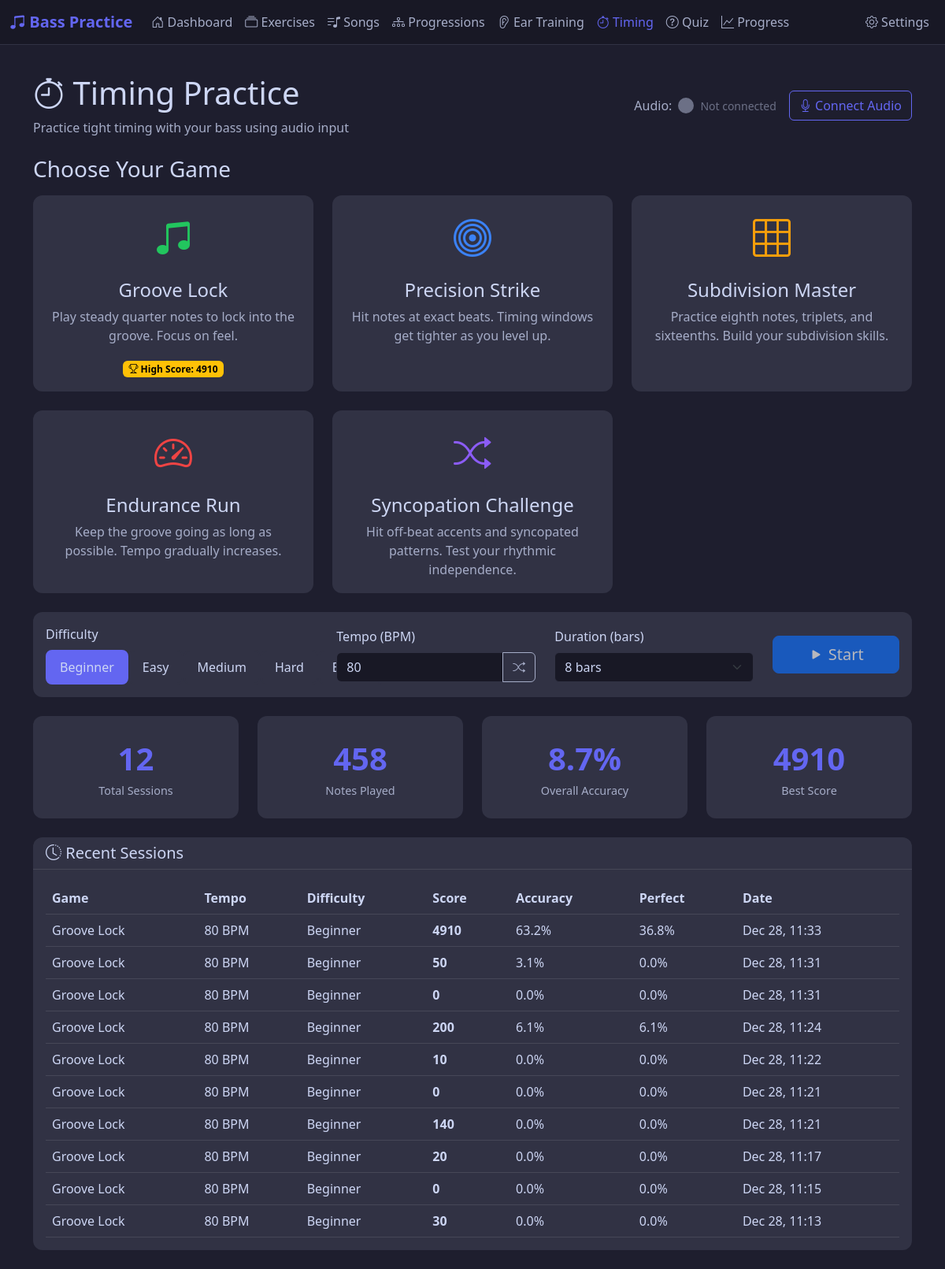
The app's page /timing, older data.
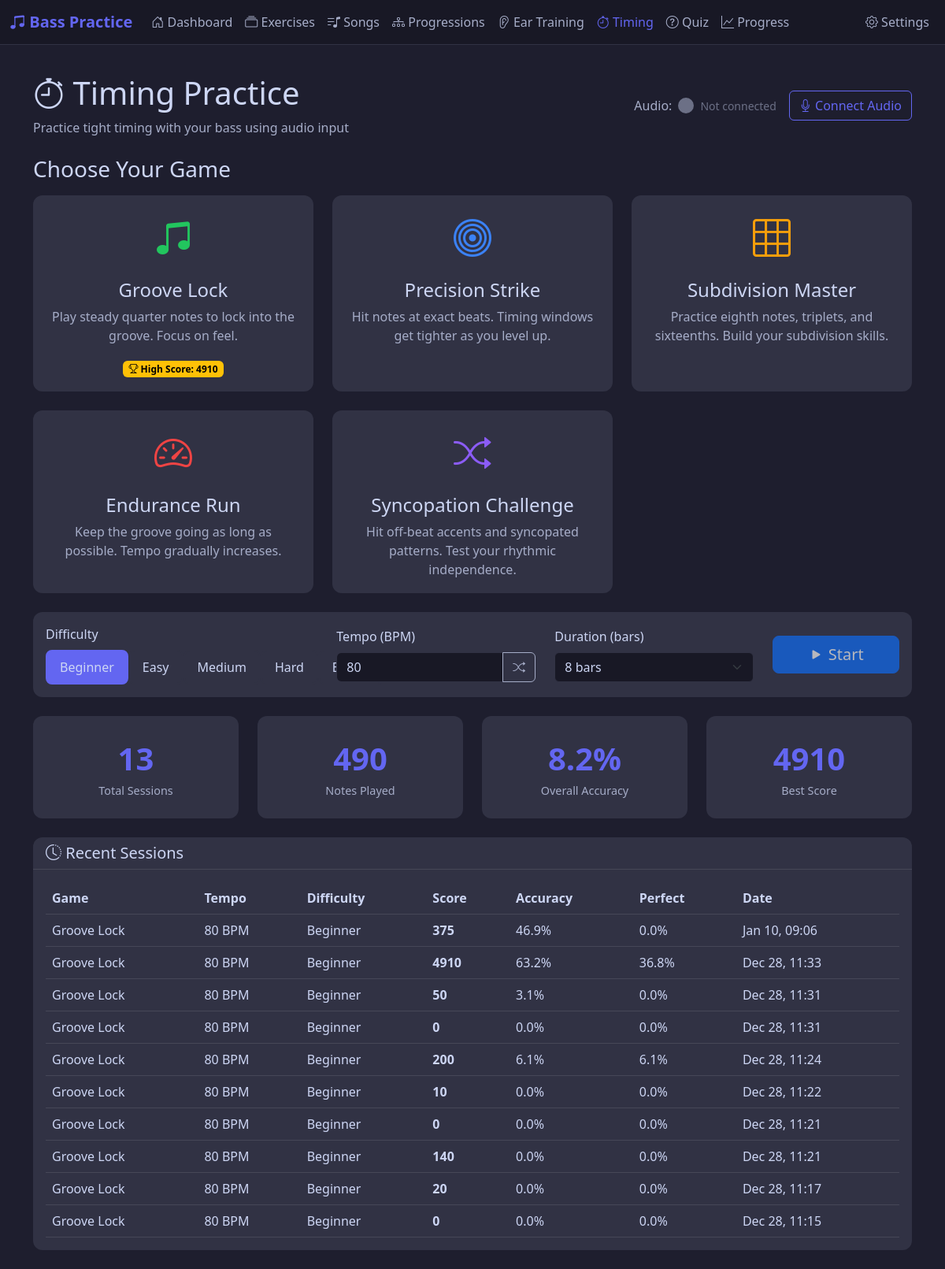
The same page, newer data.
### app/models/timing/__init__.py (models this page shows, shortened)
class TimingHighScore(db.Model):
    __tablename__ = 'timing_high_scores'
    id = db.Column(db.Integer, primary_key=True)
    game_mode = db.Column(db.String(30), nullable=False)
    tempo_bpm = db.Column(db.Integer, nullable=False)
    difficulty = db.Column(db.Integer, default=1)
    high_score = db.Column(db.Integer, default=0)
    best_accuracy = db.Column(db.Float, default=0.0)  # Percentage
    best_streak = db.Column(db.Integer, default=0)  # Consecutive perfect hits
    achieved_at = db.Column(db.DateTime, default=datetime.utcnow)

class TimingSession(db.Model):
    __tablename__ = 'timing_sessions'
    id = db.Column(db.Integer, primary_key=True)
    session_date = db.Column(db.Date, nullable=False, default=date.today)
    tempo_bpm = db.Column(db.Integer, nullable=False)
    game_mode = db.Column(db.String(30), nullable=False)  # groove, precision, endurance, subdivisions
    difficulty = db.Column(db.Integer, default=1)  # 1-5
    total_notes = db.Column(db.Integer, default=0)
    perfect_hits = db.Column(db.Integer, default=0)  # Within tight threshold
    good_hits = db.Column(db.Integer, default=0)  # Within acceptable threshold
    early_hits = db.Column(db.Integer, default=0)
    late_hits = db.Column(db.Integer, default=0)
    missed_notes = db.Column(db.Integer, default=0)
    average_timing_ms = db.Column(db.Float, default=0.0)  # Average deviation from perfect
    score = db.Column(db.Integer, default=0)
    duration_seconds = db.Column(db.Integer, default=0)
    created_at = db.Column(db.DateTime, default=datetime.utcnow)
    @property
    def accuracy_percentage(self):
        if self.total_notes == 0:
            return 0
        return round((self.perfect_hits + self.good_hits) / self.total_notes * 100, 1)
    @property
    def perfect_percentage(self):
        if self.total_notes == 0:
            return 0
        return round(self.perfect_hits / self.total_notes * 100, 1)

### app/routes/timing.py (the view)
@bp.route('/timing')
def timing_practice():
    high_scores = {}
    for mode in GAME_MODES.keys():
        best = TimingHighScore.query.filter_by(game_mode=mode).order_by(
            TimingHighScore.high_score.desc()
        ).first()
        high_scores[mode] = best
    recent_sessions = TimingSession.query.order_by(
        TimingSession.created_at.desc()
    ).limit(10).all()
    total_sessions = TimingSession.query.count()
    total_notes = db.session.query(db.func.sum(TimingSession.total_notes)).scalar() or 0
    total_perfect = db.session.query(db.func.sum(TimingSession.perfect_hits)).scalar() or 0
    overall_accuracy = round(total_perfect / total_notes * 100, 1) if total_notes > 0 else 0
    best_session = TimingSession.query.order_by(TimingSession.score.desc()).first()
    return render_template('timing_practice.html',
        game_modes=GAME_MODES,
        difficulty_levels=DIFFICULTY_LEVELS,
        high_scores=high_scores,
        recent_sessions=recent_sessions,
        total_sessions=total_sessions,
        total_notes=total_notes,
        overall_accuracy=overall_accuracy,
        best_session=best_session
    )

### app/templates/timing_practice.html (shortened to what this page needs)
{% extends "base.html" %}
{% block extra_css %}
<link rel="stylesheet" href="{{ url_for('static', filename='css/timing_practice.css') }}">
{% endblock %}
{% block content %}
<div class="container py-4">
    <div class="d-flex justify-content-between align-items-center mb-4">
        <div>
            <h1><i class="bi bi-stopwatch"></i> Timing Practice</h1>
            <p class="text-secondary mb-0">Practice tight timing with your bass using audio input</p>
        </div>
        <div class="d-flex align-items-center gap-3">
            <div class="d-flex align-items-center gap-2">
                <span class="text-secondary">Audio:</span>
                <div class="audio-indicator" id="audio-status"></div>
                <span id="audio-status-text" class="text-muted small">Not connected</span>
            </div>
            <button class="btn btn-outline-primary" id="connect-audio-btn">
                <i class="bi bi-mic"></i> Connect Audio
            </button>
        </div>
    </div>
    <div id="game-selection">
        <h3 class="mb-3">Choose Your Game</h3>
        <div class="row g-4 mb-4">
            {% for mode_id, mode in game_modes.items() %}
            <div class="col-md-4">
                <div class="card game-card h-100" data-mode="{{ mode_id }}">
                    <div class="card-body text-center">
                        <div class="game-icon" style="color: {{ mode.color }};">
                            <i class="bi bi-{{ mode.icon }}"></i>
                        </div>
                        <h4 class="card-title">{{ mode.name }}</h4>
                        <p class="card-text">{{ mode.description }}</p>
                        {% if high_scores.get(mode_id) %}
                        <div class="mt-3">
                            <span class="badge bg-warning text-dark">
                                <i class="bi bi-trophy"></i> High Score: {{ high_scores[mode_id].high_score }}
                            </span>
                        </div>
                        {% endif %}
                    </div>
                </div>
            </div>
            {% endfor %}
        </div>
        <div class="card mb-4">
            <div class="card-body">
                <div class="row align-items-center">
                    <div class="col-md-4">
                        <label class="form-label">Difficulty</label>
                        <div class="btn-group d-flex" role="group">
                            {% for level, config in difficulty_levels.items() %}
                            <button type="button"
                                class="difficulty-btn flex-fill {% if level == 1 %}selected{% endif %}"
                                data-difficulty="{{ level }}">
                                {{ config.name }}
                            </button>
                            {% endfor %}
                        </div>
                    </div>
                    <div class="col-md-3">
                        <label class="form-label">Tempo (BPM)</label>
                        <div class="input-group">
                            <input type="number" class="form-control" id="tempo-input" min="40" max="200" value="80">
                            <button class="btn btn-outline-secondary" type="button" id="random-tempo-btn"
                                title="Random tempo">
                                <i class="bi bi-shuffle"></i>
                            </button>
                        </div>
                    </div>
                    <div class="col-md-3">
                        <label class="form-label">Duration (bars)</label>
                        <select class="form-select" id="duration-select">
                            <option value="8" selected>8 bars</option>
                        </select>
                    </div>
                    <div class="col-md-2 d-flex align-items-end">
                        <button class="btn btn-primary btn-lg w-100" id="start-game-btn" disabled>
                            <i class="bi bi-play-fill"></i> Start
                        </button>
                    </div>
                </div>
            </div>
        </div>
        <div class="row g-4">
            <div class="col-md-3">
                <div class="card stat-card">
                    <div class="stat-value">{{ total_sessions }}</div>
                    <div class="stat-label">Total Sessions</div>
                </div>
            </div>
            <div class="col-md-3">
                <div class="card stat-card">
                    <div class="stat-value">{{ total_notes }}</div>
                    <div class="stat-label">Notes Played</div>
                </div>
            </div>
            <div class="col-md-3">
                <div class="card stat-card">
                    <div class="stat-value">{{ overall_accuracy }}%</div>
                    <div class="stat-label">Overall Accuracy</div>
                </div>
            </div>
            <div class="col-md-3">
                <div class="card stat-card">
                    <div class="stat-value">{% if best_session %}{{ best_session.score }}{% else %}0{% endif %}</div>
                    <div class="stat-label">Best Score</div>
                </div>
            </div>
        </div>
        {% if recent_sessions %}
        <div class="card mt-4">
            <div class="card-header">
                <h5 class="mb-0"><i class="bi bi-clock-history"></i> Recent Sessions</h5>
            </div>
            <div class="card-body">
                <div class="table-responsive">
                    <table class="table table-dark table-hover mb-0">
                        <thead>
                            <tr>
                                <th>Game</th>
                                <th>Tempo</th>
                                <th>Difficulty</th>
                                <th>Score</th>
                                <th>Accuracy</th>
                                <th>Perfect</th>
                                <th>Date</th>
                            </tr>
                        </thead>
                        <tbody>
                            {% for session in recent_sessions %}
                            <tr>
                                <td>{{ game_modes[session.game_mode].name if session.game_mode in game_modes else
                                    session.game_mode }}</td>
                                <td>{{ session.tempo_bpm }} BPM</td>
                                <td>{{ difficulty_levels[session.difficulty].name if session.difficulty in
                                    difficulty_levels else session.difficulty }}</td>
                                <td><strong>{{ session.score }}</strong></td>
                                <td>{{ session.accuracy_percentage }}%</td>
                                <td>{{ session.perfect_percentage }}%</td>
                                <td>{{ session.created_at.strftime('%b %d, %H:%M') }}</td>
                            </tr>
                            {% endfor %}
                        </tbody>
                    </table>
                </div>
            </div>
        </div>
        {% endif %}
    </div>
</div>
{% endblock %}

### app/templates/base.html (shortened to what this page needs)
<!DOCTYPE html>
<html lang="en">
<head>
    <link href="https://cdn.jsdelivr.net/npm/bootstrap@5.3.2/dist/css/bootstrap.min.css" rel="stylesheet">
    <link href="https://cdn.jsdelivr.net/npm/bootstrap-icons@1.11.1/font/bootstrap-icons.css" rel="stylesheet">
    <link rel="stylesheet" href="{{ url_for('static', filename='css/base.css') }}">
    {% block extra_css %}{% endblock %}
</head>
<body>
    {% include 'includes/navbar.html' %}
    <main style="padding-top: 70px;">
        {% block content %}{% endblock %}
    </main>
</body>
</html>

### app/templates/includes/navbar.html (shortened to what this page needs)
<nav class="navbar navbar-expand-lg navbar-dark fixed-top">
    <div class="container-fluid">
        <a class="navbar-brand" href="{{ url_for('dashboard.dashboard') }}">
            <i class="bi bi-music-note-beamed"></i> Bass Practice
        </a>
        <div class="collapse navbar-collapse" id="navbarNav">
            <ul class="navbar-nav me-auto">
                <li class="nav-item">
                    <a class="nav-link {% if request.blueprint == 'dashboard' and request.endpoint.endswith('.dashboard') %}active{% endif %}"
                        href="{{ url_for('dashboard.dashboard') }}">
                        <i class="bi bi-house-door"></i> Dashboard
                    </a>
                </li>
                <li class="nav-item">
                    <a class="nav-link {% if request.blueprint == 'exercises' %}active{% endif %}"
                        href="{{ url_for('exercises.exercises') }}">
                        <i class="bi bi-collection"></i> Exercises
                    </a>
                </li>
                <li class="nav-item">
                    <a class="nav-link {% if request.blueprint == 'songs' %}active{% endif %}"
                        href="{{ url_for('songs.songs') }}">
                        <i class="bi bi-music-note-list"></i> Songs
                    </a>
                </li>
                <li class="nav-item">
                    <a class="nav-link {% if request.blueprint == 'progressions' %}active{% endif %}"
                        href="{{ url_for('progressions.chord_progressions') }}">
                        <i class="bi bi-diagram-3"></i> Progressions
                    </a>
                </li>
                <li class="nav-item">
                    <a class="nav-link {% if request.blueprint == 'ear_training' %}active{% endif %}"
                        href="{{ url_for('ear_training.ear_training') }}">
                        <i class="bi bi-ear"></i> Ear Training
                    </a>
                </li>
                <li class="nav-item">
                    <a class="nav-link {% if request.blueprint == 'timing' %}active{% endif %}"
                        href="{{ url_for('timing.timing_practice') }}">
                        <i class="bi bi-stopwatch"></i> Timing
                    </a>
                </li>
                <li class="nav-item">
                    <a class="nav-link {% if request.blueprint == 'quiz' %}active{% endif %}"
                        href="{{ url_for('quiz.quiz') }}">
                        <i class="bi bi-question-circle"></i> Quiz
                    </a>
                </li>
                <li class="nav-item">
                    <a class="nav-link {% if request.blueprint == 'dashboard' and request.endpoint.endswith('.progress') %}active{% endif %}"
                        href="{{ url_for('dashboard.progress') }}">
                        <i class="bi bi-graph-up"></i> Progress
                    </a>
                </li>
            </ul>
            <ul class="navbar-nav">
                <li class="nav-item">
                    <a class="nav-link {% if request.blueprint == 'admin' %}active{% endif %}"
                        href="{{ url_for('admin.settings') }}">
                        <i class="bi bi-gear"></i> Settings
                    </a>
                </li>
            </ul>
        </div>
    </div>
</nav>

Row changes from the older to the newer data that the page shows:
no longer on this page (row unchanged): TimingSession: game_mode "Groove Lock", tempo_bpm "80", difficulty "Beginner", score "30", accuracy_percentage "0.0", perfect_percentage "0.0", created_at "Dec 28, 11:13"
added TimingSession: game_mode "Groove Lock", tempo_bpm "80", difficulty "Beginner", score "375", accuracy_percentage "46.9", perfect_percentage "0.0", created_at "Jan 10, 09:06"
Text that changed along with them:
{{ total_sessions }}: "12" → "13"
{{ total_notes }}: "458" → "490"
{{ overall_accuracy }}: "8.7" → "8.2"
